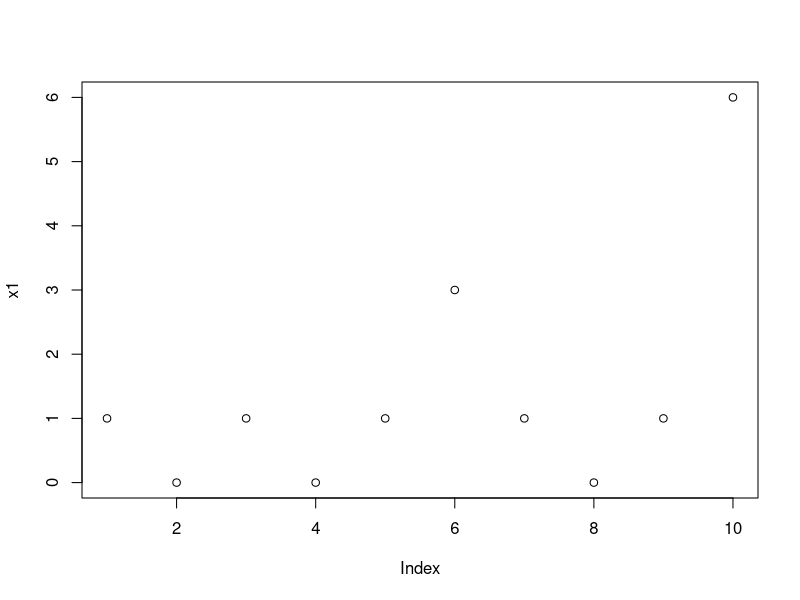
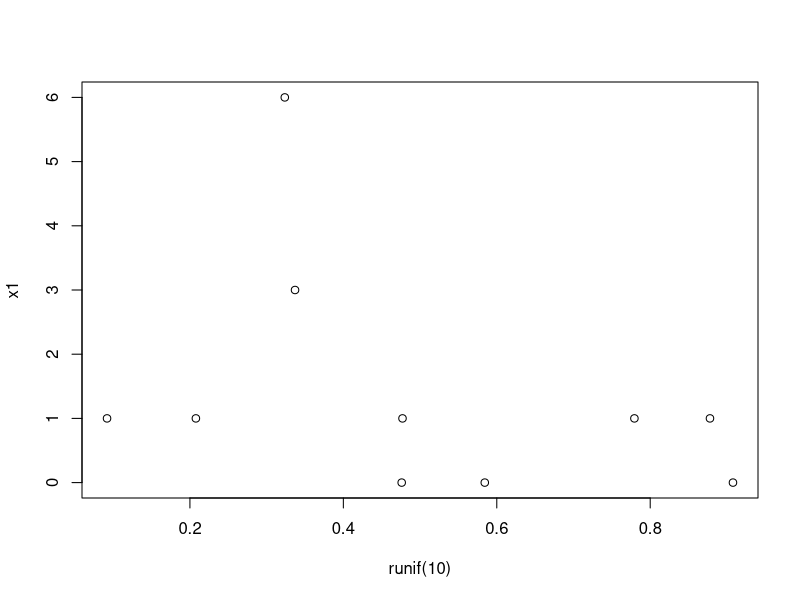

R code for these plots, in order: (Note: this script raises an error after producing the figures.)
## ---- chunk 1
knitr::opts_chunk$set(echo = TRUE)
## ---- chunk 2
x1 <- rpois(10, lambda = 1) 

length(x1)

x1 

x1 + 1 

x1 ^ 2 
## ---- chunk 3
x2 <- rexp(20)
x2
## ---- chunk 4
plot(x1)
## ---- chunk 5
plot(runif(10), x1)
## ---- chunk 6
x3 <- letters[10]
x3
## ---- chunk 7
list1 <- list(x1, x2, x3) 
## ---- chunk 8
lapply(list1[[-3]], mean) 

lapply(list1[[-3]], function(x) sum(x^2)) 
## ---- chunk 9
pokemon <- read.csv("pokemon.csv", header = T, stringsAsFactors = F)
head(pokemon)
## ---- chunk 10
colnames(pokemon)
## ---- chunk 11
pokemon2 <- pokemon[, c("type1", "name", "is_legendary", "generation", "evolution_stage", "attack", "defense", "speed", "sp_attack", "sp_defense")] 
## ---- chunk 12
head(pokemon[, c(37, 31, 41)])
## ---- chunk 13
head(pokemon[, c(T, T, F, T)])
## ---- chunk 14
pokemon_first_2_gen <- subset(pokemon2, pokemon2$generation %in% c(1, 2)) 

unique(pokemon_first_2_gen$generation)
## ---- chunk 15
pokemon_stats <- aggregate(cbind(attack, defense, speed, sp_attack, sp_defense) ~ type1 + generation, data = pokemon_first_2_gen, mean)
pokemon_stats
## ---- chunk 16
boxplot(attack ~ type1 + generation, data = subset(pokemon2, pokemon2$generation == 1)) 
## ---- chunk 17
library(ggplot2)
library(magrittr)

pokemon_stats %>%
  mutate(type = as.factor(type1)) %>%
ggplot(aes(type, attack, color = generation)) + 
  geom_point(stat = "identity") +  
  scale_fill_brewer(palette = "Set1") +
  theme(axis.text.x = element_text(angle = 90, hjust = 1))
## ---- chunk 18
library(dplyr)
pkmn_stats_tidy <- pokemon_first_2_gen %>% 
  filter(generation == 1) %>% 
  group_by(type1) %>% 
  summarize(attack = mean(attack), 
            defense = mean(defense), 
            speed = mean(speed), 
            sp_attack = mean(sp_attack), 
            sp_defense = mean(sp_defense))
pkmn_stats_tidy
## ---- chunk 19
print.data.frame(pkmn_stats_tidy)
## ---- chunk 20
library(data.table) 

pokemon_dt <- fread(file = "pokemon.csv") 
pkmn_stats_dt <- pokemon_dt[generation == 1,  
                             .(attack = mean(attack), 
                                defense = mean(defense), 
                                speed = mean(speed), 
                                sp_attack = mean(sp_attack), 
                                sp_defense = mean(sp_defense)), 
                             by = "type1"][order(type1)] 

pkmn_stats_dt 
